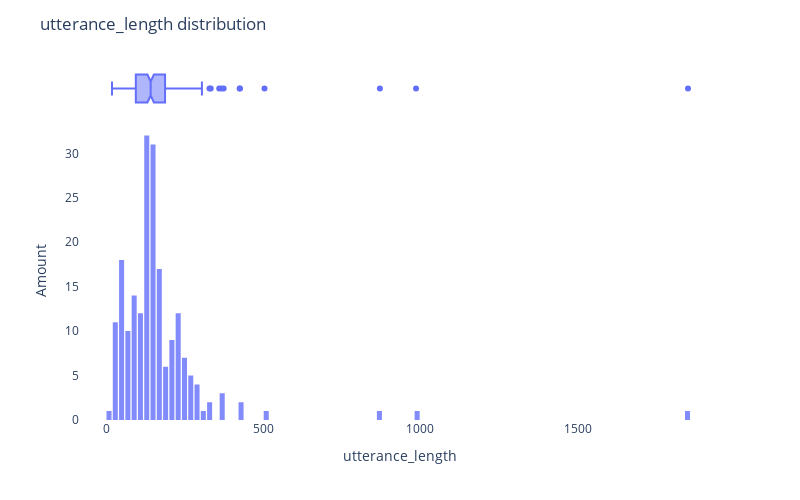

The notebook cell this image was saved under:
### Code cell
comments_train["utterance_length"] = comments_train["text"].replace(" ", "").apply(lambda x: len(x))

plot_continious_hist(comments_train, "utterance_length")
comments_train["utterance_length"].describe()

### Figure 1 — Plotly figure (JSON) as saved in the notebook; plotly's stock layout.template omitted (floating-point values rounded to 4 significant figures; data arrays with more than 128 entries replaced by an {"elided": "..."} marker saying what was removed)
{"data": [{"alignmentgroup": "True", "bingroup": "x", "hovertemplate": "utterance_length=%{x}<br>count=%{y}<extra></extra>", "legendgroup": "", "marker": {"color": "#636efa", "opacity": 0.8, "pattern": {"shape": ""}}, "name": "", "nbinsx": 100, "offsetgroup": "", "orientation": "v", "showlegend": false, "type": "histogram", "x": {"elided": "201 int values"}, "xaxis": "x", "yaxis": "y"}, {"alignmentgroup": "True", "hovertemplate": "utterance_length=%{x}<extra></extra>", "legendgroup": "", "marker": {"color": "#636efa"}, "name": "", "notched": true, "offsetgroup": "", "showlegend": false, "type": "box", "x": {"elided": "201 int values"}, "xaxis": "x2", "yaxis": "y2"}], "layout": {"bargap": 0.2, "barmode": "relative", "height": 500, "legend": {"tracegroupgap": 0}, "margin": {"t": 60}, "plot_bgcolor": "white", "title": {"text": "utterance_length distribution"}, "width": 800, "xaxis": {"anchor": "y", "domain": [0, 1], "title": {"text": "utterance_length"}}, "xaxis2": {"anchor": "y2", "domain": [0, 1], "matches": "x", "showgrid": true, "showticklabels": false}, "yaxis": {"anchor": "x", "domain": [0, 0.8316], "title": {"text": "Amount"}}, "yaxis2": {"anchor": "x2", "domain": [0.8416, 1], "matches": "y2", "showgrid": false, "showline": false, "showticklabels": false, "ticks": ""}}}
